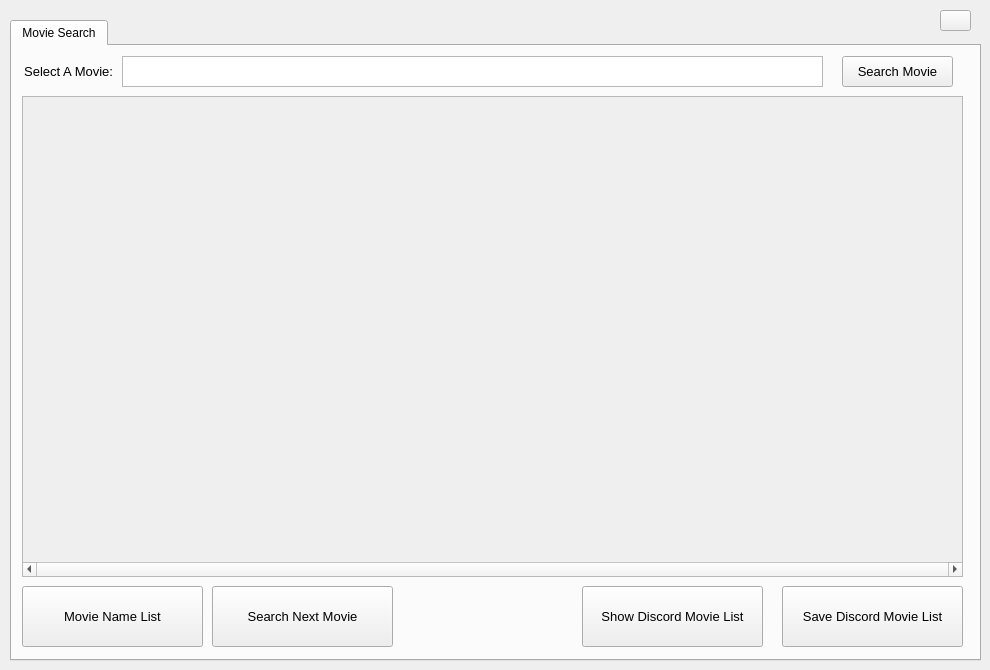
<?xml version="1.0" encoding="UTF-8"?>
<ui version="4.0">
 <class>MainWindow</class>
 <widget class="QMainWindow" name="MainWindow">
  <property name="geometry">
   <rect>
    <x>0</x>
    <y>0</y>
    <width>990</width>
    <height>670</height>
   </rect>
  </property>
  <property name="mouseTracking">
   <bool>false</bool>
  </property>
  <property name="windowTitle">
   <string>Entertainment Planner</string>
  </property>
  <widget class="QWidget" name="centralwidget">
   <widget class="QTabWidget" name="tabWidget">
    <property name="geometry">
     <rect>
      <x>10</x>
      <y>20</y>
      <width>971</width>
      <height>641</height>
     </rect>
    </property>
    <property name="tabPosition">
     <enum>QTabWidget::North</enum>
    </property>
    <property name="currentIndex">
     <number>0</number>
    </property>
    <widget class="QWidget" name="movieSearchTab">
     <attribute name="title">
      <string>Movie Search</string>
     </attribute>
     <widget class="QPushButton" name="searchMovieButton">
      <property name="geometry">
       <rect>
        <x>830</x>
        <y>10</y>
        <width>111</width>
        <height>31</height>
       </rect>
      </property>
      <property name="font">
       <font>
        <pointsize>10</pointsize>
       </font>
      </property>
      <property name="text">
       <string>Search Movie</string>
      </property>
     </widget>
     <widget class="QScrollArea" name="scrollArea">
      <property name="geometry">
       <rect>
        <x>10</x>
        <y>50</y>
        <width>941</width>
        <height>481</height>
       </rect>
      </property>
      <property name="minimumSize">
       <size>
        <width>0</width>
        <height>0</height>
       </size>
      </property>
      <property name="maximumSize">
       <size>
        <width>1000</width>
        <height>1000</height>
       </size>
      </property>
      <property name="verticalScrollBarPolicy">
       <enum>Qt::ScrollBarAlwaysOff</enum>
      </property>
      <property name="horizontalScrollBarPolicy">
       <enum>Qt::ScrollBarAlwaysOn</enum>
      </property>
      <property name="sizeAdjustPolicy">
       <enum>QAbstractScrollArea::AdjustToContents</enum>
      </property>
      <property name="widgetResizable">
       <bool>true</bool>
      </property>
      <widget class="QWidget" name="scrollAreaWidgetContents">
       <property name="geometry">
        <rect>
         <x>0</x>
         <y>0</y>
         <width>939</width>
         <height>462</height>
        </rect>
       </property>
       <layout class="QHBoxLayout" name="horizontalLayout"/>
      </widget>
     </widget>
     <widget class="QLabel" name="label">
      <property name="geometry">
       <rect>
        <x>10</x>
        <y>10</y>
        <width>91</width>
        <height>31</height>
       </rect>
      </property>
      <property name="font">
       <font>
        <pointsize>10</pointsize>
       </font>
      </property>
      <property name="text">
       <string>Select A Movie:</string>
      </property>
      <property name="alignment">
       <set>Qt::AlignRight|Qt::AlignTrailing|Qt::AlignVCenter</set>
      </property>
     </widget>
     <widget class="QPlainTextEdit" name="movieNamePlainTextEdit">
      <property name="geometry">
       <rect>
        <x>110</x>
        <y>10</y>
        <width>701</width>
        <height>31</height>
       </rect>
      </property>
      <property name="font">
       <font>
        <pointsize>10</pointsize>
       </font>
      </property>
     </widget>
     <widget class="QPushButton" name="showDiscordMovieButton">
      <property name="geometry">
       <rect>
        <x>570</x>
        <y>540</y>
        <width>181</width>
        <height>61</height>
       </rect>
      </property>
      <property name="font">
       <font>
        <pointsize>10</pointsize>
       </font>
      </property>
      <property name="text">
       <string>Show Discord Movie List</string>
      </property>
     </widget>
     <widget class="QPushButton" name="movieNameListButton">
      <property name="geometry">
       <rect>
        <x>10</x>
        <y>540</y>
        <width>181</width>
        <height>61</height>
       </rect>
      </property>
      <property name="font">
       <font>
        <pointsize>10</pointsize>
       </font>
      </property>
      <property name="text">
       <string>Movie Name List</string>
      </property>
     </widget>
     <widget class="QPushButton" name="saveDiscordMovieListButton">
      <property name="geometry">
       <rect>
        <x>770</x>
        <y>540</y>
        <width>181</width>
        <height>61</height>
       </rect>
      </property>
      <property name="font">
       <font>
        <pointsize>10</pointsize>
       </font>
      </property>
      <property name="text">
       <string>Save Discord Movie List</string>
      </property>
     </widget>
     <widget class="QPushButton" name="searchNextMovieButton">
      <property name="geometry">
       <rect>
        <x>200</x>
        <y>540</y>
        <width>181</width>
        <height>61</height>
       </rect>
      </property>
      <property name="font">
       <font>
        <pointsize>10</pointsize>
       </font>
      </property>
      <property name="text">
       <string>Search Next Movie</string>
      </property>
     </widget>
    </widget>
   </widget>
   <widget class="QPushButton" name="optionsButton">
    <property name="geometry">
     <rect>
      <x>940</x>
      <y>10</y>
      <width>31</width>
      <height>21</height>
     </rect>
    </property>
    <property name="text">
     <string/>
    </property>
    <property name="icon">
     <iconset>
      <normaloff>C:/Users/Jayu/Downloads/icons8-settings-100.png</normaloff>C:/Users/Jayu/Downloads/icons8-settings-100.png</iconset>
    </property>
   </widget>
  </widget>
  <action name="actionOptions">
   <property name="text">
    <string>Options</string>
   </property>
  </action>
 </widget>
 <resources/>
 <connections/>
</ui>
